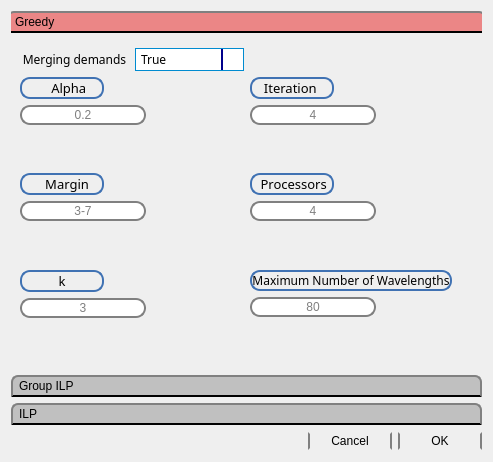
<?xml version="1.0" encoding="UTF-8"?>
<ui version="4.0">
 <class>RWA_Window</class>
 <widget class="QWidget" name="RWA_Window">
  <property name="geometry">
   <rect>
    <x>0</x>
    <y>0</y>
    <width>493</width>
    <height>462</height>
   </rect>
  </property>
  <property name="windowTitle">
   <string>RWA_Window</string>
  </property>
  <layout class="QGridLayout" name="gridLayout">
   <item row="0" column="0">
    <widget class="QToolBox" name="RW_toolBox">
     <property name="styleSheet">
      <string notr="true">QToolBox::tab {
	background-color: rgb(192, 192, 192);
     border: 2px solid gray; 
     
     border-bottom-color: Ea8686; /* same as the pane color */
     border-top-left-radius: 7px;
     border-top-right-radius: 7px;
     min-width: 28ex;
     padding: 2px; 
     
	
	font: 25 9pt &quot;Bahnschrift condensed&quot;;
}

QToolBox::tab:selected {
	background-color:#Eb8686; /* same as pane color */ 
     margin-left: -4px;
     margin-right: -4px;
	font: 63 9pt &quot;Bahnschrift SemiBold&quot;;
}

</string>
     </property>
     <property name="currentIndex">
      <number>0</number>
     </property>
     <widget class="QWidget" name="Greedy">
      <property name="geometry">
       <rect>
        <x>0</x>
        <y>0</y>
        <width>475</width>
        <height>321</height>
       </rect>
      </property>
      <attribute name="label">
       <string>Greedy</string>
      </attribute>
      <layout class="QGridLayout" name="gridLayout_4">
       <item row="1" column="0">
        <layout class="QFormLayout" name="formLayout_13">
         <item row="0" column="0">
          <widget class="QLabel" name="Greedy_Alpha_Label">
           <property name="font">
            <font>
             <family>Bahnschrift Condensed</family>
             <pointsize>10</pointsize>
             <weight>9</weight>
             <italic>false</italic>
             <bold>false</bold>
            </font>
           </property>
           <property name="styleSheet">
            <string notr="true"> QLabel {
    
    border-radius: 10px;
    
	
	font: 75 10pt &quot;Bahnschrift Condensed&quot;;
	
    border: 2px solid #8f8f91; min-width: 80px;
	border-color: #4072B3; 
}</string>
           </property>
           <property name="text">
            <string>      Alpha  </string>
           </property>
           <property name="alignment">
            <set>Qt::AlignCenter</set>
           </property>
          </widget>
         </item>
         <item row="1" column="0">
          <widget class="QLineEdit" name="Greedy_Alpha_LineEdit">
           <property name="styleSheet">
            <string notr="true"> QLineEdit {
    border: 2px solid gray;
    border-radius: 10px;
    padding: 0 8px;
    selection-background-color: darkgray;
}</string>
           </property>
           <property name="text">
            <string/>
           </property>
           <property name="alignment">
            <set>Qt::AlignCenter</set>
           </property>
           <property name="placeholderText">
            <string>0.2</string>
           </property>
           <property name="clearButtonEnabled">
            <bool>true</bool>
           </property>
          </widget>
         </item>
        </layout>
       </item>
       <item row="0" column="0">
        <layout class="QGridLayout" name="mergindemands_gridlayout_3">
         <item row="0" column="0">
          <widget class="QLabel" name="Mergin_DemandRe_Label">
           <property name="font">
            <font>
             <family>Bahnschrift</family>
             <pointsize>9</pointsize>
             <weight>50</weight>
             <bold>false</bold>
            </font>
           </property>
           <property name="styleSheet">
            <string notr="true"> </string>
           </property>
           <property name="text">
            <string>Merging demands</string>
           </property>
           <property name="alignment">
            <set>Qt::AlignCenter</set>
           </property>
          </widget>
         </item>
         <item row="0" column="1">
          <widget class="QComboBox" name="Mergin_DemandRe_LineEdit">
           <property name="font">
            <font>
             <family>Bahnschrift</family>
             <pointsize>9</pointsize>
            </font>
           </property>
           <property name="styleSheet">
            <string notr="true">QComboBox {
    
    border-radius: 0px;
    padding: 1px 18px 1px 5px;
    min-width: 6em; 
    
	border:1px solid rgb(0, 139, 208);
	
   
	
}





/* QComboBox gets the &quot;on&quot; state when the popup is open */


QComboBox:on { /* shift the text when the popup opens */
    padding-top: 3px;
    padding-left: 4px;
}

QComboBox::drop-down {
    subcontrol-origin: padding;
    subcontrol-position: top right;
    width: 20px;
    
	
    border-left-width: 2px;
    border-left-color: darkblue;
    border-left-style: solid; /* just a single line */
    border-top-right-radius: 0px; /* same radius as the QComboBox */
    border-bottom-right-radius: 0px;
}

QComboBox::down-arrow {
   
	image: url(:/newPrefix/dropdown.png); 
    
	
}

QComboBox::down-arrow:on { /* shift the arrow when popup is open */
    
	
	image: url(:/newPrefix/dropup.png);
}


QComboBox QAbstractItemView {
    
	border-color:2px solid blue;
   }</string>
           </property>
           <property name="editable">
            <bool>false</bool>
           </property>
           <property name="currentText">
            <string>True</string>
           </property>
           <item>
            <property name="text">
             <string>True</string>
            </property>
           </item>
           <item>
            <property name="text">
             <string>False</string>
            </property>
           </item>
          </widget>
         </item>
        </layout>
       </item>
       <item row="2" column="0">
        <layout class="QFormLayout" name="formLayout_15">
         <item row="0" column="0">
          <widget class="QLabel" name="Greedy_Margin_Label">
           <property name="font">
            <font>
             <family>Bahnschrift Condensed</family>
             <pointsize>10</pointsize>
             <weight>9</weight>
             <italic>false</italic>
             <bold>false</bold>
            </font>
           </property>
           <property name="styleSheet">
            <string notr="true"> QLabel {
    
    border-radius: 10px;
    
	
	font: 75 10pt &quot;Bahnschrift Condensed&quot;;
	
    border: 2px solid #8f8f91; min-width: 80px;
	border-color: #4072B3; 
}</string>
           </property>
           <property name="text">
            <string>    Margin </string>
           </property>
           <property name="alignment">
            <set>Qt::AlignCenter</set>
           </property>
          </widget>
         </item>
         <item row="1" column="0">
          <widget class="QLineEdit" name="Greedy_Margin_LineEdit">
           <property name="styleSheet">
            <string notr="true">
 QLineEdit {
    border: 2px solid gray;
    border-radius: 10px;
    padding: 0 8px;
    selection-background-color: darkgray;
}</string>
           </property>
           <property name="text">
            <string/>
           </property>
           <property name="alignment">
            <set>Qt::AlignCenter</set>
           </property>
           <property name="placeholderText">
            <string>3-7</string>
           </property>
           <property name="clearButtonEnabled">
            <bool>true</bool>
           </property>
          </widget>
         </item>
        </layout>
       </item>
       <item row="1" column="1">
        <layout class="QFormLayout" name="formLayout_14">
         <item row="0" column="0">
          <widget class="QLabel" name="Greedy_Iteration_Label">
           <property name="font">
            <font>
             <family>Bahnschrift Condensed</family>
             <pointsize>10</pointsize>
             <weight>9</weight>
             <italic>false</italic>
             <bold>false</bold>
            </font>
           </property>
           <property name="styleSheet">
            <string notr="true"> QLabel {
    
    border-radius: 10px;
    
	
	font: 75 10pt &quot;Bahnschrift Condensed&quot;;
	
    border: 2px solid #8f8f91; min-width: 80px;
	border-color: #4072B3; 
}</string>
           </property>
           <property name="midLineWidth">
            <number>7</number>
           </property>
           <property name="text">
            <string>  Iteration   </string>
           </property>
           <property name="alignment">
            <set>Qt::AlignCenter</set>
           </property>
          </widget>
         </item>
         <item row="1" column="0">
          <widget class="QLineEdit" name="Greedy_Iteration_LineEdit">
           <property name="styleSheet">
            <string notr="true">
 QLineEdit {
    border: 2px solid gray;
    border-radius: 10px;
    padding: 0 8px;
    selection-background-color: darkgray;
}</string>
           </property>
           <property name="text">
            <string/>
           </property>
           <property name="alignment">
            <set>Qt::AlignCenter</set>
           </property>
           <property name="placeholderText">
            <string>4</string>
           </property>
           <property name="clearButtonEnabled">
            <bool>true</bool>
           </property>
          </widget>
         </item>
        </layout>
       </item>
       <item row="3" column="1">
        <layout class="QFormLayout" name="formLayout_18">
         <item row="0" column="0">
          <widget class="QLabel" name="Greedy_MaxNW_Label">
           <property name="font">
            <font>
             <family>Bahnschrift Condensed</family>
             <pointsize>9</pointsize>
             <weight>9</weight>
             <italic>false</italic>
             <bold>false</bold>
            </font>
           </property>
           <property name="styleSheet">
            <string notr="true">  QLabel {
    
    border-radius: 10px;
    
	
	font: 75 9pt &quot;Bahnschrift Condensed&quot;;
	
    border: 2px solid #8f8f91; min-width: 80px;
	border-color: #4072B3; 
}</string>
           </property>
           <property name="text">
            <string>Maximum Number of Wavelengths</string>
           </property>
           <property name="alignment">
            <set>Qt::AlignCenter</set>
           </property>
          </widget>
         </item>
         <item row="1" column="0">
          <widget class="QLineEdit" name="Greedy_MaxNW_LineEdit">
           <property name="styleSheet">
            <string notr="true"> QLineEdit {
    border: 2px solid gray;
    border-radius: 10px;
    padding: 0 8px;
    selection-background-color: darkgray;
}</string>
           </property>
           <property name="text">
            <string/>
           </property>
           <property name="alignment">
            <set>Qt::AlignCenter</set>
           </property>
           <property name="placeholderText">
            <string>80</string>
           </property>
           <property name="clearButtonEnabled">
            <bool>true</bool>
           </property>
          </widget>
         </item>
        </layout>
       </item>
       <item row="2" column="1">
        <layout class="QFormLayout" name="formLayout_16">
         <item row="0" column="0">
          <widget class="QLabel" name="Greedy_Processors_Label">
           <property name="font">
            <font>
             <family>Bahnschrift Condensed</family>
             <pointsize>10</pointsize>
             <weight>9</weight>
             <italic>false</italic>
             <bold>false</bold>
            </font>
           </property>
           <property name="styleSheet">
            <string notr="true">  QLabel {
    
    border-radius: 10px;
    
	
	font: 75 10pt &quot;Bahnschrift Condensed&quot;;
	
    border: 2px solid #8f8f91; min-width: 80px;
	border-color: #4072B3; 
}</string>
           </property>
           <property name="text">
            <string> Processors</string>
           </property>
           <property name="alignment">
            <set>Qt::AlignCenter</set>
           </property>
          </widget>
         </item>
         <item row="1" column="0">
          <widget class="QLineEdit" name="Greedy_Processors_LineEdit">
           <property name="styleSheet">
            <string notr="true">
 QLineEdit {
    border: 2px solid gray;
    border-radius: 10px;
    padding: 0 8px;
    selection-background-color: darkgray;
}</string>
           </property>
           <property name="text">
            <string/>
           </property>
           <property name="alignment">
            <set>Qt::AlignCenter</set>
           </property>
           <property name="placeholderText">
            <string>4</string>
           </property>
           <property name="clearButtonEnabled">
            <bool>true</bool>
           </property>
          </widget>
         </item>
        </layout>
       </item>
       <item row="3" column="0">
        <layout class="QFormLayout" name="formLayout_17">
         <item row="0" column="0">
          <widget class="QLabel" name="Greedy_K_Label">
           <property name="font">
            <font>
             <family>Bahnschrift Condensed</family>
             <pointsize>10</pointsize>
             <weight>9</weight>
             <italic>false</italic>
             <bold>false</bold>
            </font>
           </property>
           <property name="styleSheet">
            <string notr="true">  QLabel {
    
    border-radius: 10px;
    
	
	font: 75 10pt &quot;Bahnschrift Condensed&quot;;
	
    border: 2px solid #8f8f91; min-width: 80px;
	border-color: #4072B3; 
}</string>
           </property>
           <property name="text">
            <string>     k     </string>
           </property>
           <property name="alignment">
            <set>Qt::AlignCenter</set>
           </property>
          </widget>
         </item>
         <item row="1" column="0">
          <widget class="QLineEdit" name="Greedy_K_LineEdit">
           <property name="styleSheet">
            <string notr="true">
 QLineEdit {
    border: 2px solid gray;
    border-radius: 10px;
    padding: 0 8px;
    selection-background-color: darkgray;
}</string>
           </property>
           <property name="text">
            <string/>
           </property>
           <property name="alignment">
            <set>Qt::AlignCenter</set>
           </property>
           <property name="placeholderText">
            <string>3</string>
           </property>
           <property name="clearButtonEnabled">
            <bool>true</bool>
           </property>
          </widget>
         </item>
        </layout>
       </item>
      </layout>
     </widget>
     <widget class="QWidget" name="Group_ILP">
      <property name="geometry">
       <rect>
        <x>0</x>
        <y>0</y>
        <width>475</width>
        <height>321</height>
       </rect>
      </property>
      <attribute name="label">
       <string>Group ILP</string>
      </attribute>
      <layout class="QGridLayout" name="gridLayout_2">
       <item row="0" column="0">
        <layout class="QFormLayout" name="formLayout_19">
         <item row="0" column="0">
          <widget class="QLabel" name="GroupILP_Alpha_Label">
           <property name="font">
            <font>
             <family>Bahnschrift Condensed</family>
             <pointsize>10</pointsize>
             <weight>9</weight>
             <italic>false</italic>
             <bold>false</bold>
            </font>
           </property>
           <property name="styleSheet">
            <string notr="true"> QLabel {
    
    border-radius: 10px;
    
	
	font: 75 10pt &quot;Bahnschrift Condensed&quot;;
	
    border: 2px solid #8f8f91; min-width: 80px;
	border-color: #4072B3; 
}</string>
           </property>
           <property name="text">
            <string>      Alpha  </string>
           </property>
           <property name="alignment">
            <set>Qt::AlignCenter</set>
           </property>
          </widget>
         </item>
         <item row="1" column="0">
          <widget class="QLineEdit" name="GroupILP_Alpha_LineEdit">
           <property name="styleSheet">
            <string notr="true"> QLineEdit {
    border: 2px solid gray;
    border-radius: 10px;
    padding: 0 8px;
    selection-background-color: darkgray;
}</string>
           </property>
           <property name="text">
            <string/>
           </property>
           <property name="alignment">
            <set>Qt::AlignCenter</set>
           </property>
           <property name="placeholderText">
            <string>0.2</string>
           </property>
           <property name="clearButtonEnabled">
            <bool>true</bool>
           </property>
          </widget>
         </item>
        </layout>
       </item>
       <item row="0" column="1">
        <layout class="QFormLayout" name="formLayout_20">
         <item row="0" column="0">
          <widget class="QLabel" name="GroupILP_Iteration_Label">
           <property name="font">
            <font>
             <family>Bahnschrift Condensed</family>
             <pointsize>10</pointsize>
             <weight>9</weight>
             <italic>false</italic>
             <bold>false</bold>
            </font>
           </property>
           <property name="styleSheet">
            <string notr="true"> QLabel {
    
    border-radius: 10px;
    
	
	font: 75 10pt &quot;Bahnschrift Condensed&quot;;
	
    border: 2px solid #8f8f91; min-width: 80px;
	border-color: #4072B3; 
}</string>
           </property>
           <property name="text">
            <string>  Iteration   </string>
           </property>
           <property name="alignment">
            <set>Qt::AlignCenter</set>
           </property>
          </widget>
         </item>
         <item row="1" column="0">
          <widget class="QLineEdit" name="GroupILP_Iteration_LineEdit">
           <property name="styleSheet">
            <string notr="true"> QLineEdit {
    border: 2px solid gray;
    border-radius: 10px;
    padding: 0 8px;
    selection-background-color: darkgray;
}</string>
           </property>
           <property name="text">
            <string/>
           </property>
           <property name="alignment">
            <set>Qt::AlignCenter</set>
           </property>
           <property name="placeholderText">
            <string>4</string>
           </property>
           <property name="clearButtonEnabled">
            <bool>true</bool>
           </property>
          </widget>
         </item>
        </layout>
       </item>
       <item row="1" column="0">
        <layout class="QFormLayout" name="formLayout_21">
         <item row="0" column="0">
          <widget class="QLabel" name="GroupILP_Margin_Label">
           <property name="font">
            <font>
             <family>Bahnschrift Condensed</family>
             <pointsize>10</pointsize>
             <weight>9</weight>
             <italic>false</italic>
             <bold>false</bold>
            </font>
           </property>
           <property name="styleSheet">
            <string notr="true">  QLabel {
    
    border-radius: 10px;
    
	
	font: 75 10pt &quot;Bahnschrift Condensed&quot;;
	
    border: 2px solid #8f8f91; min-width: 80px;
	border-color: #4072B3; 
}</string>
           </property>
           <property name="text">
            <string>    Margin </string>
           </property>
           <property name="alignment">
            <set>Qt::AlignCenter</set>
           </property>
          </widget>
         </item>
         <item row="1" column="0">
          <widget class="QLineEdit" name="GroupILP_Margin_LineEdit">
           <property name="styleSheet">
            <string notr="true"> QLineEdit {
    border: 2px solid gray;
    border-radius: 10px;
    padding: 0 8px;
    selection-background-color: darkgray;
}</string>
           </property>
           <property name="text">
            <string/>
           </property>
           <property name="alignment">
            <set>Qt::AlignCenter</set>
           </property>
           <property name="placeholderText">
            <string>3-7</string>
           </property>
           <property name="clearButtonEnabled">
            <bool>true</bool>
           </property>
          </widget>
         </item>
        </layout>
       </item>
       <item row="1" column="1">
        <layout class="QFormLayout" name="formLayout_22">
         <item row="0" column="0">
          <widget class="QLabel" name="GroupILP_Processors_Label">
           <property name="font">
            <font>
             <family>Bahnschrift Condensed</family>
             <pointsize>10</pointsize>
             <weight>9</weight>
             <italic>false</italic>
             <bold>false</bold>
            </font>
           </property>
           <property name="styleSheet">
            <string notr="true"> QLabel {
    
    border-radius: 10px;
    
	
	font: 75 10pt &quot;Bahnschrift Condensed&quot;;
	
    border: 2px solid #8f8f91; min-width: 80px;
	border-color: #4072B3; 
}</string>
           </property>
           <property name="text">
            <string> Processors</string>
           </property>
           <property name="alignment">
            <set>Qt::AlignCenter</set>
           </property>
          </widget>
         </item>
         <item row="1" column="0">
          <widget class="QLineEdit" name="GroupILP_Processors_LineEdit">
           <property name="styleSheet">
            <string notr="true"> QLineEdit {
    border: 2px solid gray;
    border-radius: 10px;
    padding: 0 8px;
    selection-background-color: darkgray;
}</string>
           </property>
           <property name="text">
            <string/>
           </property>
           <property name="alignment">
            <set>Qt::AlignCenter</set>
           </property>
           <property name="placeholderText">
            <string>4</string>
           </property>
           <property name="clearButtonEnabled">
            <bool>true</bool>
           </property>
          </widget>
         </item>
        </layout>
       </item>
       <item row="2" column="0">
        <layout class="QFormLayout" name="formLayout_23">
         <item row="0" column="0">
          <widget class="QLabel" name="GroupILP_K_Label">
           <property name="font">
            <font>
             <family>Bahnschrift Condensed</family>
             <pointsize>10</pointsize>
             <weight>9</weight>
             <italic>false</italic>
             <bold>false</bold>
            </font>
           </property>
           <property name="styleSheet">
            <string notr="true">  QLabel {
    
    border-radius: 10px;
    
	
	font: 75 10pt &quot;Bahnschrift Condensed&quot;;
	
    border: 2px solid #8f8f91; min-width: 80px;
	border-color: #4072B3; 
}</string>
           </property>
           <property name="text">
            <string>        k     </string>
           </property>
           <property name="alignment">
            <set>Qt::AlignCenter</set>
           </property>
          </widget>
         </item>
         <item row="1" column="0">
          <widget class="QLineEdit" name="GroupILP_K_LineEdit">
           <property name="styleSheet">
            <string notr="true"> QLineEdit {
    border: 2px solid gray;
    border-radius: 10px;
    padding: 0 8px;
    selection-background-color: darkgray;
}</string>
           </property>
           <property name="text">
            <string/>
           </property>
           <property name="alignment">
            <set>Qt::AlignCenter</set>
           </property>
           <property name="placeholderText">
            <string>3</string>
           </property>
           <property name="clearButtonEnabled">
            <bool>true</bool>
           </property>
          </widget>
         </item>
        </layout>
       </item>
       <item row="2" column="1">
        <layout class="QFormLayout" name="formLayout_24">
         <item row="0" column="0">
          <widget class="QLabel" name="GroupILP_MaxNW_Label">
           <property name="font">
            <font>
             <family>Bahnschrift Condensed</family>
             <pointsize>10</pointsize>
             <weight>9</weight>
             <italic>false</italic>
             <bold>false</bold>
            </font>
           </property>
           <property name="styleSheet">
            <string notr="true"> QLabel {
    
    border-radius: 10px;
    
	
	font: 75 10pt &quot;Bahnschrift Condensed&quot;;
	
    border: 2px solid #8f8f91; min-width: 80px;
	border-color: #4072B3; 
}</string>
           </property>
           <property name="text">
            <string>Maximum Number of Wavelengths</string>
           </property>
           <property name="alignment">
            <set>Qt::AlignCenter</set>
           </property>
          </widget>
         </item>
         <item row="1" column="0">
          <widget class="QLineEdit" name="GroupILP_MaxNW_LineEdit">
           <property name="styleSheet">
            <string notr="true"> QLineEdit {
    border: 2px solid gray;
    border-radius: 10px;
    padding: 0 8px;
    selection-background-color: darkgray;
}</string>
           </property>
           <property name="text">
            <string/>
           </property>
           <property name="alignment">
            <set>Qt::AlignCenter</set>
           </property>
           <property name="placeholderText">
            <string>80</string>
           </property>
           <property name="clearButtonEnabled">
            <bool>true</bool>
           </property>
          </widget>
         </item>
        </layout>
       </item>
       <item row="3" column="0">
        <layout class="QFormLayout" name="formLayout_25">
         <item row="0" column="0">
          <widget class="QLabel" name="GroupILP_Groupsize_Label">
           <property name="font">
            <font>
             <family>Bahnschrift Condensed</family>
             <pointsize>10</pointsize>
             <weight>9</weight>
             <italic>false</italic>
             <bold>false</bold>
            </font>
           </property>
           <property name="styleSheet">
            <string notr="true">  QLabel {
    
    border-radius: 10px;
    
	
	font: 75 10pt &quot;Bahnschrift Condensed&quot;;
	
    border: 2px solid #8f8f91; min-width: 80px;
	border-color: #4072B3; 
}</string>
           </property>
           <property name="text">
            <string>Group Size</string>
           </property>
           <property name="alignment">
            <set>Qt::AlignCenter</set>
           </property>
          </widget>
         </item>
         <item row="1" column="0">
          <widget class="QLineEdit" name="GroupILP_Groupsize_LineEdit">
           <property name="styleSheet">
            <string notr="true"> QLineEdit {
    border: 2px solid gray;
    border-radius: 10px;
    padding: 0 8px;
    selection-background-color: darkgray;
}</string>
           </property>
           <property name="text">
            <string/>
           </property>
           <property name="alignment">
            <set>Qt::AlignCenter</set>
           </property>
           <property name="placeholderText">
            <string>2-3</string>
           </property>
           <property name="clearButtonEnabled">
            <bool>true</bool>
           </property>
          </widget>
         </item>
        </layout>
       </item>
       <item row="3" column="1">
        <layout class="QFormLayout" name="formLayout_26">
         <item row="1" column="0">
          <widget class="QLineEdit" name="GroupILP_History_LineEdit">
           <property name="styleSheet">
            <string notr="true"> QLineEdit {
    border: 2px solid gray;
    border-radius: 10px;
    padding: 0 8px;
    selection-background-color: darkgray;
}</string>
           </property>
           <property name="text">
            <string/>
           </property>
           <property name="alignment">
            <set>Qt::AlignCenter</set>
           </property>
           <property name="placeholderText">
            <string>20-30</string>
           </property>
           <property name="clearButtonEnabled">
            <bool>true</bool>
           </property>
          </widget>
         </item>
         <item row="0" column="0">
          <widget class="QLabel" name="GroupILP_History_Label">
           <property name="font">
            <font>
             <family>Bahnschrift Condensed</family>
             <pointsize>10</pointsize>
             <weight>9</weight>
             <italic>false</italic>
             <bold>false</bold>
            </font>
           </property>
           <property name="styleSheet">
            <string notr="true">  QLabel {
    
    border-radius: 10px;
    
	
	font: 75 10pt &quot;Bahnschrift Condensed&quot;;
	
    border: 2px solid #8f8f91; min-width: 80px;
	border-color: #4072B3; 
}</string>
           </property>
           <property name="text">
            <string>      History   </string>
           </property>
           <property name="alignment">
            <set>Qt::AlignCenter</set>
           </property>
          </widget>
         </item>
        </layout>
       </item>
      </layout>
     </widget>
     <widget class="QWidget" name="ILP">
      <property name="geometry">
       <rect>
        <x>0</x>
        <y>0</y>
        <width>475</width>
        <height>321</height>
       </rect>
      </property>
      <attribute name="label">
       <string>ILP</string>
      </attribute>
      <layout class="QFormLayout" name="formLayout">
       <item row="0" column="0">
        <layout class="QFormLayout" name="formLayout_28">
         <item row="0" column="0">
          <widget class="QLabel" name="ILP_Margin_Label">
           <property name="font">
            <font>
             <family>Bahnschrift Condensed</family>
             <pointsize>10</pointsize>
             <weight>9</weight>
             <italic>false</italic>
             <bold>false</bold>
            </font>
           </property>
           <property name="styleSheet">
            <string notr="true"> QLabel {
    
    border-radius: 10px;
    
	
	font: 75 10pt &quot;Bahnschrift Condensed&quot;;
	
    border: 2px solid #8f8f91; min-width: 80px;
	border-color: #4072B3; 
}</string>
           </property>
           <property name="text">
            <string>    Margin </string>
           </property>
           <property name="alignment">
            <set>Qt::AlignCenter</set>
           </property>
          </widget>
         </item>
         <item row="1" column="0">
          <widget class="QLineEdit" name="ILP_Margin_LineEdit">
           <property name="styleSheet">
            <string notr="true"> QLineEdit {
    border: 2px solid gray;
    border-radius: 10px;
    padding: 0 8px;
    selection-background-color: darkgray;
}</string>
           </property>
           <property name="text">
            <string/>
           </property>
           <property name="alignment">
            <set>Qt::AlignCenter</set>
           </property>
           <property name="placeholderText">
            <string>3-7</string>
           </property>
           <property name="clearButtonEnabled">
            <bool>true</bool>
           </property>
          </widget>
         </item>
        </layout>
       </item>
       <item row="0" column="1">
        <layout class="QFormLayout" name="formLayout_29">
         <item row="0" column="0">
          <widget class="QLabel" name="ILP_Processors_Label">
           <property name="font">
            <font>
             <family>Bahnschrift Condensed</family>
             <pointsize>10</pointsize>
             <weight>9</weight>
             <italic>false</italic>
             <bold>false</bold>
            </font>
           </property>
           <property name="styleSheet">
            <string notr="true"> QLabel {
    
    border-radius: 10px;
    
	
	font: 75 10pt &quot;Bahnschrift Condensed&quot;;
	
    border: 2px solid #8f8f91; min-width: 80px;
	border-color: #4072B3; 
}</string>
           </property>
           <property name="text">
            <string> Processors</string>
           </property>
           <property name="alignment">
            <set>Qt::AlignCenter</set>
           </property>
          </widget>
         </item>
         <item row="1" column="0">
          <widget class="QLineEdit" name="ILP_Processors_LineEdit">
           <property name="styleSheet">
            <string notr="true"> QLineEdit {
    border: 2px solid gray;
    border-radius: 10px;
    padding: 0 8px;
    selection-background-color: darkgray;
}</string>
           </property>
           <property name="text">
            <string/>
           </property>
           <property name="alignment">
            <set>Qt::AlignCenter</set>
           </property>
           <property name="placeholderText">
            <string>4</string>
           </property>
           <property name="clearButtonEnabled">
            <bool>true</bool>
           </property>
          </widget>
         </item>
        </layout>
       </item>
       <item row="1" column="0">
        <layout class="QFormLayout" name="formLayout_30">
         <item row="0" column="0">
          <widget class="QLabel" name="ILP_K_Label">
           <property name="font">
            <font>
             <family>Bahnschrift Condensed</family>
             <pointsize>10</pointsize>
             <weight>9</weight>
             <italic>false</italic>
             <bold>false</bold>
            </font>
           </property>
           <property name="styleSheet">
            <string notr="true">  QLabel {
    
    border-radius: 10px;
    
	
	font: 75 10pt &quot;Bahnschrift Condensed&quot;;
	
    border: 2px solid #8f8f91; min-width: 80px;
	border-color: #4072B3; 
}</string>
           </property>
           <property name="text">
            <string>        k     </string>
           </property>
           <property name="alignment">
            <set>Qt::AlignCenter</set>
           </property>
          </widget>
         </item>
         <item row="1" column="0">
          <widget class="QLineEdit" name="ILP_K_LineEdit">
           <property name="styleSheet">
            <string notr="true"> QLineEdit {
    border: 2px solid gray;
    border-radius: 10px;
    padding: 0 8px;
    selection-background-color: darkgray;
}</string>
           </property>
           <property name="text">
            <string/>
           </property>
           <property name="alignment">
            <set>Qt::AlignCenter</set>
           </property>
           <property name="placeholderText">
            <string>3</string>
           </property>
           <property name="clearButtonEnabled">
            <bool>true</bool>
           </property>
          </widget>
         </item>
        </layout>
       </item>
       <item row="1" column="1">
        <layout class="QFormLayout" name="formLayout_31">
         <item row="0" column="0">
          <widget class="QLabel" name="ILP_MaxNW_Label">
           <property name="font">
            <font>
             <family>Bahnschrift Condensed</family>
             <pointsize>9</pointsize>
             <weight>9</weight>
             <italic>false</italic>
             <bold>false</bold>
            </font>
           </property>
           <property name="styleSheet">
            <string notr="true">  QLabel {
    
    border-radius: 10px;
    
	
	font: 75 9pt &quot;Bahnschrift Condensed&quot;;
	
    border: 2px solid #8f8f91; min-width: 80px;
	border-color: #4072B3; 
}</string>
           </property>
           <property name="text">
            <string>Maximum Number of Wavelengths</string>
           </property>
           <property name="alignment">
            <set>Qt::AlignCenter</set>
           </property>
          </widget>
         </item>
         <item row="1" column="0">
          <widget class="QLineEdit" name="ILP_MaxNW_LineEdit">
           <property name="styleSheet">
            <string notr="true"> QLineEdit {
    border: 2px solid gray;
    border-radius: 10px;
    padding: 0 8px;
    selection-background-color: darkgray;
}</string>
           </property>
           <property name="text">
            <string/>
           </property>
           <property name="alignment">
            <set>Qt::AlignCenter</set>
           </property>
           <property name="placeholderText">
            <string>80</string>
           </property>
           <property name="clearButtonEnabled">
            <bool>true</bool>
           </property>
          </widget>
         </item>
        </layout>
       </item>
       <item row="2" column="0">
        <layout class="QFormLayout" name="formLayout_27">
         <item row="0" column="0">
          <widget class="QLabel" name="ILP_Alpha_Label">
           <property name="font">
            <font>
             <family>Bahnschrift Condensed</family>
             <pointsize>10</pointsize>
             <weight>9</weight>
             <italic>false</italic>
             <bold>false</bold>
            </font>
           </property>
           <property name="styleSheet">
            <string notr="true">  QLabel {
    
    border-radius: 10px;
    
	
	font: 75 10pt &quot;Bahnschrift Condensed&quot;;
	
    border: 2px solid #8f8f91; min-width: 80px;
	border-color: #4072B3; 
}</string>
           </property>
           <property name="text">
            <string>      Alpha  </string>
           </property>
           <property name="alignment">
            <set>Qt::AlignCenter</set>
           </property>
          </widget>
         </item>
         <item row="1" column="0">
          <widget class="QLineEdit" name="ILP_Alpha_LineEdit">
           <property name="styleSheet">
            <string notr="true"> QLineEdit {
    border: 2px solid gray;
    border-radius: 10px;
    padding: 0 8px;
    selection-background-color: darkgray;
}</string>
           </property>
           <property name="text">
            <string/>
           </property>
           <property name="alignment">
            <set>Qt::AlignCenter</set>
           </property>
           <property name="placeholderText">
            <string>0.2</string>
           </property>
           <property name="clearButtonEnabled">
            <bool>true</bool>
           </property>
          </widget>
         </item>
        </layout>
       </item>
       <item row="2" column="1">
        <layout class="QGridLayout" name="gridLayout_5">
         <item row="0" column="0">
          <widget class="QLabel" name="label">
           <property name="text">
            <string/>
           </property>
          </widget>
         </item>
        </layout>
       </item>
      </layout>
     </widget>
    </widget>
   </item>
   <item row="1" column="0">
    <layout class="QGridLayout" name="gridLayout_3">
     <item row="0" column="2">
      <widget class="QPushButton" name="ok_pushbutton">
       <property name="styleSheet">
        <string notr="true">QPushButton {
	
	
	 
    font: 75 10pt &quot;Bahnschrift Condensed&quot;;
	
	
    border:2px solid black; min-width: 80px;
	border-color: dark gray; 
    border-radius: 25px;
}

QPushButton:pressed,hover {
    background-color: #EB8686; 
}
QPushButton:hover {
    background-color: #EB8686; 
}
QPushButton:flat {
    border: none; /* no border for a flat push button */
}

QPushButton:default {
    border-color: navy; /* make the default button prominent */
}</string>
       </property>
       <property name="text">
        <string>OK</string>
       </property>
       <property name="autoDefault">
        <bool>false</bool>
       </property>
      </widget>
     </item>
     <item row="0" column="1">
      <widget class="QPushButton" name="cancel_pushbutton">
       <property name="styleSheet">
        <string notr="true">QPushButton {
	
	
	 
    font: 75 10pt &quot;Bahnschrift Condensed&quot;;
	
	
    border:2px solid black; min-width: 80px;
	border-color: dark gray; 
    border-radius: 25px;
}

QPushButton:pressed,hover {
    background-color: #EB8686; 
}
QPushButton:hover {
    background-color: #c0c0c0; 
}
QPushButton:flat {
    border: none; /* no border for a flat push button */
}

QPushButton:default {
    border-color: navy; /* make the default button prominent */
}</string>
       </property>
       <property name="text">
        <string>Cancel</string>
       </property>
      </widget>
     </item>
     <item row="0" column="0">
      <spacer name="horizontalSpacer_3">
       <property name="orientation">
        <enum>Qt::Horizontal</enum>
       </property>
       <property name="sizeHint" stdset="0">
        <size>
         <width>40</width>
         <height>20</height>
        </size>
       </property>
      </spacer>
     </item>
    </layout>
   </item>
  </layout>
 </widget>
 <resources>
  <include location="iconresources.qrc"/>
 </resources>
 <connections/>
</ui>
